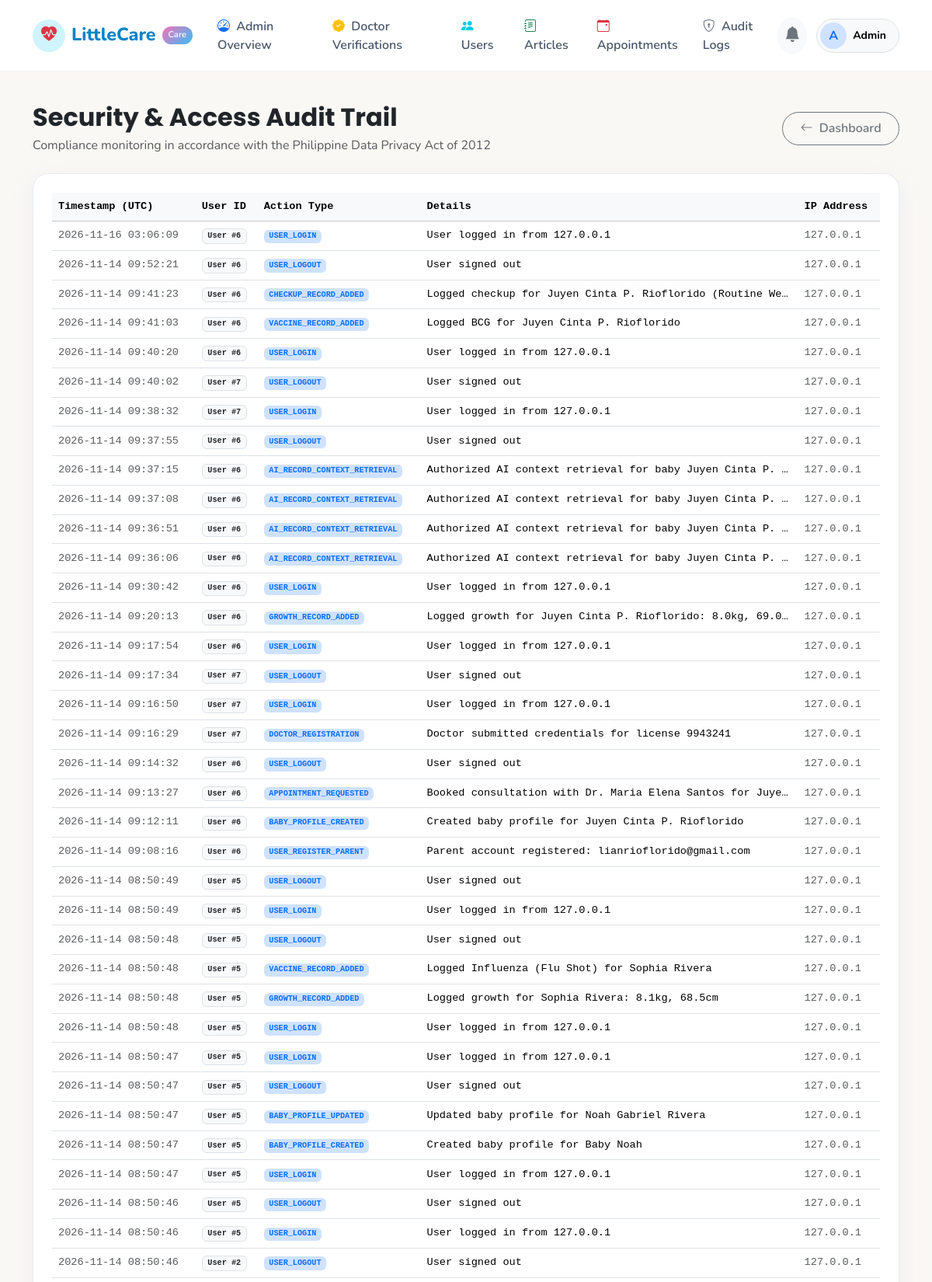
Screenshot of /admin/audit-logs (signed in, upper part) with the database file from the repository.
### app/models/user.py (models this page shows, shortened)
class User(UserMixin, db.Model):
    __tablename__ = 'users'
    id = db.Column(db.Integer, primary_key=True)
    email = db.Column(db.String(120), unique=True, nullable=False, index=True)
    password_hash = db.Column(db.String(256), nullable=False)
    first_name = db.Column(db.String(60), nullable=False)
    last_name = db.Column(db.String(60), nullable=False)
    role = db.Column(db.String(20), nullable=False, default='parent')  # 'parent', 'doctor', 'admin'
    phone = db.Column(db.String(30), nullable=True)
    profile_image = db.Column(db.String(255), default='default-avatar.png')
    is_active = db.Column(db.Boolean, default=True)
    created_at = db.Column(db.DateTime, default=datetime.utcnow)
    updated_at = db.Column(db.DateTime, default=datetime.utcnow, onupdate=datetime.utcnow)
    baby_profiles = db.relationship('BabyProfile', backref='parent', lazy='dynamic', cascade='all, delete-orphan')
    doctor_profile = db.relationship('DoctorProfile', backref='user', uselist=False, cascade='all, delete-orphan')
    parent_appointments = db.relationship('Appointment', backref='parent', foreign_keys='Appointment.parent_id', lazy='dynamic')
    ai_conversations = db.relationship('AIConversation', backref='parent', lazy='dynamic', cascade='all, delete-orphan')
    notifications = db.relationship('Notification', backref='user', lazy='dynamic', cascade='all, delete-orphan')
    audit_logs = db.relationship('AuditLog', backref='user', lazy='dynamic')
    @property
    def full_name(self):
        return f"{self.first_name} {self.last_name}"
    @property
    def is_parent(self):
        return self.role == 'parent'
    @property
    def is_doctor(self):
        return self.role == 'doctor'
    @property
    def is_admin(self):
        return self.role == 'admin'
    def unread_notifications_count(self):
        from app.models.notification import Notification
        return Notification.query.filter_by(user_id=self.id, is_read=False).count()

### app/models/permission_audit.py (models this page shows, shortened)
class AuditLog(db.Model):
    __tablename__ = 'audit_logs'
    id = db.Column(db.Integer, primary_key=True)
    user_id = db.Column(db.Integer, db.ForeignKey('users.id', ondelete='SET NULL'), nullable=True, index=True)
    action = db.Column(db.String(120), nullable=False, index=True)
    details = db.Column(db.Text, nullable=True)
    ip_address = db.Column(db.String(60), nullable=True)
    timestamp = db.Column(db.DateTime, default=datetime.utcnow, index=True)

### app/routes/admin.py (the view)
@admin_bp.route('/audit-logs')
@login_required
@admin_required
def audit_logs():
    logs = AuditLog.query.order_by(AuditLog.timestamp.desc()).limit(100).all()
    return render_template('admin/audit_logs.html', logs=logs)

### app/models/user.py (called while the page is built)
@login_manager.user_loader
def load_user(user_id):
    return User.query.get(int(user_id))

### app/utils.py (called while the page is built, shortened)
def role_required(*roles):
    def decorator(f):
        @wraps(f)
        def decorated_function(*args, **kwargs):
            if not current_user.is_authenticated:
                return redirect(url_for('auth.login'))
            return f(*args, **kwargs)
        return decorated_function
    return decorator

### app/templates/admin/audit_logs.html (shortened to what this page needs)
{% extends "base.html" %}
{% block content %}
<div class="container py-4">
    <div class="d-flex justify-content-between align-items-center mb-4">
        <div>
            <h2 class="fw-bold text-dark mb-1">Security & Access Audit Trail</h2>
            <p class="text-muted mb-0">Compliance monitoring in accordance with the Philippine Data Privacy Act of 2012</p>
        </div>
        <a href="{{ url_for('admin.dashboard') }}" class="btn btn-outline-secondary btn-rounded">
            <i class="bi bi-arrow-left me-1"></i> Dashboard
        </a>
    </div>
    <div class="lc-card p-4">
        {% if logs %}
            <div class="table-responsive">
                <table class="table table-hover align-middle mb-0 font-monospace" style="font-size: 0.85rem;">
                    <thead class="table-light">
                        <tr>
                            <th>Timestamp (UTC)</th>
                            <th>User ID</th>
                            <th>Action Type</th>
                            <th>Details</th>
                            <th>IP Address</th>
                        </tr>
                    </thead>
                    <tbody>
                        {% for l in logs %}
                            <tr>
                                <td class="text-muted">{{ l.timestamp.strftime('%Y-%m-%d %H:%M:%S') }}</td>
                                <td>
                                    {% if l.user_id %}
                                        <span class="badge bg-light text-dark border">User #{{ l.user_id }}</span>
                                    {% else %}
                                        <span class="badge bg-secondary-subtle text-secondary">System/Guest</span>
                                    {% endif %}
                                </td>
                                <td><span class="badge bg-primary-subtle text-primary">{{ l.action }}</span></td>
                                <td class="text-truncate" style="max-width: 450px;">{{ l.details or '-' }}</td>
                                <td class="text-muted">{{ l.ip_address or 'Localhost' }}</td>
                            </tr>
                        {% endfor %}
                    </tbody>
                </table>
            </div>
        {% else %}
            <div class="text-center py-5 text-muted small">No audit logs recorded yet.</div>
        {% endif %}
    </div>
</div>
{% endblock %}

### app/templates/components/navbar.html (shortened to what this page needs)
<nav class="navbar navbar-expand-lg navbar-littlecare">
    <div class="container">
        <a class="navbar-brand" href="{{ url_for('main.index') }}">
            <span class="rounded-circle bg-info-subtle p-2 d-inline-flex align-items-center justify-content-center text-primary" style="width: 42px; height: 42px;">
                <i class="bi bi-heart-pulse-fill text-danger fs-5"></i>
            </span>
            <span>LittleCare</span>
            <span class="brand-badge">Care</span>
        </a>
        <div class="collapse navbar-collapse" id="littleCareNav">
            <ul class="navbar-nav me-auto mb-2 mb-lg-0 align-items-lg-center">
                {% if not current_user.is_authenticated %}
                    <li class="nav-item"><a class="nav-link" href="{{ url_for('main.index') }}">Home</a></li>
                    <li class="nav-item"><a class="nav-link" href="{{ url_for('main.about') }}">About Us</a></li>
                    <li class="nav-item"><a class="nav-link" href="{{ url_for('main.services') }}">Healthcare Services</a></li>
                    <li class="nav-item"><a class="nav-link" href="{{ url_for('articles.index') }}">Health Library</a></li>
                    <li class="nav-item"><a class="nav-link" href="{{ url_for('doctors.directory') }}">Doctors</a></li>
                    <li class="nav-item"><a class="nav-link" href="{{ url_for('main.contact') }}">Contact</a></li>
                {% elif current_user.is_admin %}
                    <li class="nav-item"><a class="nav-link" href="{{ url_for('admin.dashboard') }}"><i class="bi bi-speedometer me-1 text-primary"></i> Admin Overview</a></li>
                    <li class="nav-item"><a class="nav-link" href="{{ url_for('admin.doctors') }}"><i class="bi bi-patch-check-fill me-1 text-warning"></i> Doctor Verifications</a></li>
                    <li class="nav-item"><a class="nav-link" href="{{ url_for('admin.users') }}"><i class="bi bi-people-fill me-1 text-info"></i> Users</a></li>
                    <li class="nav-item"><a class="nav-link" href="{{ url_for('admin.articles') }}"><i class="bi bi-journal-text me-1 text-success"></i> Articles</a></li>
                    <li class="nav-item"><a class="nav-link" href="{{ url_for('admin.appointments') }}"><i class="bi bi-calendar-event me-1 text-danger"></i> Appointments</a></li>
                    <li class="nav-item"><a class="nav-link" href="{{ url_for('admin.audit_logs') }}"><i class="bi bi-shield-lock me-1 text-secondary"></i> Audit Logs</a></li>
                {% endif %}
            </ul>
            <div class="d-flex align-items-center gap-2">
                {% if not current_user.is_authenticated %}
                    <a href="{{ url_for('auth.login') }}" class="btn btn-outline-primary btn-rounded px-3">Sign In</a>
                    <div class="dropdown">
                        <button class="btn btn-lc-primary btn-rounded px-3 dropdown-toggle" type="button" data-bs-toggle="dropdown">
                            Get Started
                        </button>
                        <ul class="dropdown-menu dropdown-menu-end border-0 shadow-sm rounded-4">
                            <li><a class="dropdown-item py-2" href="{{ url_for('auth.register') }}"><i class="bi bi-person-heart text-danger me-2"></i> Register as Parent</a></li>
                            <li><a class="dropdown-item py-2" href="{{ url_for('auth.register_doctor') }}"><i class="bi bi-hospital text-primary me-2"></i> Join as Doctor</a></li>
                        </ul>
                    </div>
                {% else %}
                    <a href="{{ url_for('notifications.index') }}" class="btn btn-light rounded-circle position-relative p-2" title="Notifications">
                        <i class="bi bi-bell-fill text-secondary fs-5"></i>
                    </a>
                    <div class="dropdown ms-1">
                        <button class="btn btn-light rounded-pill p-1 pe-3 d-flex align-items-center gap-2 border" type="button" data-bs-toggle="dropdown">
                            <span class="rounded-circle bg-primary-subtle text-primary fw-bold d-inline-flex align-items-center justify-content-center" style="width: 34px; height: 34px;">
                                {{ current_user.first_name[0] }}
                            </span>
                            <span class="small fw-bold d-none d-sm-inline">{{ current_user.first_name }}</span>
                        </button>
                    </div>
                {% endif %}
            </div>
        </div>
    </div>
</nav>

### app/static/css/custom.css (style rules this page uses)
:root { --primary-pink: #f472b6; --primary-pink-soft: #fce7f3; --primary-pink-hover: #ec4899; --primary-blue: #38bdf8; --primary-blue-soft: #e0f2fe; --primary-blue-hover: #0284c7; --primary-mint: #34d399; --primary-mint-soft: #e6f9f0; --primary-mint-hover: #059669; --primary-yellow: #fbbf24; --primary-yellow-soft: #fef3c7; --bg-cream: #faf8f5; --bg-white: #ffffff; --text-dark: #1e293b; --text-muted: #64748b; --border-soft: #f1f5f9; --card-radius: 20px; --btn-radius: 50px; --shadow-soft: 0 10px 30px rgba(148, 163, 184, 0.12); --shadow-hover: 0 15px 35px rgba(148, 163, 184, 0.2); }
body { font-family: 'Nunito', 'Segoe UI', system-ui, -apple-system, sans-serif; background-color: var(--bg-cream); color: var(--text-dark); min-height: 100vh; display: flex; flex-direction: column; }
h1, h2, h3, h4, h5, h6 { font-family: 'Poppins', 'Nunito', sans-serif; font-weight: 700; color: #1e293b; }
.navbar-littlecare { background: rgba(255, 255, 255, 0.95); backdrop-filter: blur(12px); border-bottom: 1px solid rgba(241, 245, 249, 0.9); padding: 0.85rem 0; position: sticky; top: 0; z-index: 1040; }
.navbar-brand { font-weight: 800; font-size: 1.45rem; color: #0284c7 !important; display: flex; align-items: center; gap: 0.5rem; }
.brand-badge { background: linear-gradient(135deg, var(--primary-pink) 0%, var(--primary-blue) 100%); color: white; font-size: 0.7rem; padding: 0.2rem 0.5rem; border-radius: 20px; font-weight: 600; }
.nav-link { font-weight: 600; color: #475569 !important; padding: 0.5rem 1rem !important; border-radius: 25px; transition: all 0.2s ease-in-out; }
.lc-card { background: var(--bg-white); border-radius: var(--card-radius); border: 1px solid rgba(226, 232, 240, 0.8); box-shadow: var(--shadow-soft); transition: transform 0.2s ease, box-shadow 0.2s ease; overflow: hidden; }
.btn-rounded { border-radius: var(--btn-radius); padding: 0.55rem 1.4rem; font-weight: 600; transition: all 0.25s ease; }

### rows the page displays
User: first_name "A", first_name "Admin"
AuditLog: timestamp "2026-11-16 03:06:09", user_id "6", action "USER_LOGIN", details "User logged in from 127.0.0.1", ip_address "127.0.0.1"
AuditLog: timestamp "2026-11-14 09:52:21", user_id "6", action "USER_LOGOUT", details "User signed out", ip_address "127.0.0.1"
AuditLog: timestamp "2026-11-14 09:41:23", user_id "6", action "CHECKUP_RECORD_ADDED", details "Logged checkup for Juyen Cinta P. Rioflorido (Routine We…", ip_address "127.0.0.1"
AuditLog: timestamp "2026-11-14 09:41:03", user_id "6", action "VACCINE_RECORD_ADDED", details "Logged BCG for Juyen Cinta P. Rioflorido", ip_address "127.0.0.1"
AuditLog: timestamp "2026-11-14 09:40:20", user_id "6", action "USER_LOGIN", details "User logged in from 127.0.0.1", ip_address "127.0.0.1"
AuditLog: timestamp "2026-11-14 09:40:02", user_id "7", action "USER_LOGOUT", details "User signed out", ip_address "127.0.0.1"
AuditLog: timestamp "2026-11-14 09:38:32", user_id "7", action "USER_LOGIN", details "User logged in from 127.0.0.1", ip_address "127.0.0.1"
AuditLog: timestamp "2026-11-14 09:37:55", user_id "6", action "USER_LOGOUT", details "User signed out", ip_address "127.0.0.1"
AuditLog: timestamp "2026-11-14 09:37:15", user_id "6", action "AI_RECORD_CONTEXT_RETRIEVAL", details "Authorized AI context retrieval for baby Juyen Cinta P.…", ip_address "127.0.0.1"
AuditLog: timestamp "2026-11-14 09:37:08", user_id "6", action "AI_RECORD_CONTEXT_RETRIEVAL", details "Authorized AI context retrieval for baby Juyen Cinta P.…", ip_address "127.0.0.1"
AuditLog: timestamp "2026-11-14 09:36:51", user_id "6", action "AI_RECORD_CONTEXT_RETRIEVAL", details "Authorized AI context retrieval for baby Juyen Cinta P.…", ip_address "127.0.0.1"
AuditLog: timestamp "2026-11-14 09:36:06", user_id "6", action "AI_RECORD_CONTEXT_RETRIEVAL", details "Authorized AI context retrieval for baby Juyen Cinta P.…", ip_address "127.0.0.1"
AuditLog: timestamp "2026-11-14 09:30:42", user_id "6", action "USER_LOGIN", details "User logged in from 127.0.0.1", ip_address "127.0.0.1"
AuditLog: timestamp "2026-11-14 09:20:13", user_id "6", action "GROWTH_RECORD_ADDED", details "Logged growth for Juyen Cinta P. Rioflorido: 8.0kg, 69.0…", ip_address "127.0.0.1"
AuditLog: timestamp "2026-11-14 09:17:54", user_id "6", action "USER_LOGIN", details "User logged in from 127.0.0.1", ip_address "127.0.0.1"
AuditLog: timestamp "2026-11-14 09:17:34", user_id "7", action "USER_LOGOUT", details "User signed out", ip_address "127.0.0.1"
AuditLog: timestamp "2026-11-14 09:16:50", user_id "7", action "USER_LOGIN", details "User logged in from 127.0.0.1", ip_address "127.0.0.1"
AuditLog: timestamp "2026-11-14 09:16:29", user_id "7", action "DOCTOR_REGISTRATION", details "Doctor submitted credentials for license 9943241", ip_address "127.0.0.1"
AuditLog: timestamp "2026-11-14 09:14:32", user_id "6", action "USER_LOGOUT", details "User signed out", ip_address "127.0.0.1"
AuditLog: timestamp "2026-11-14 09:13:27", user_id "6", action "APPOINTMENT_REQUESTED", details "Booked consultation with Dr. Maria Elena Santos for Juye…", ip_address "127.0.0.1"
AuditLog: timestamp "2026-11-14 09:12:11", user_id "6", action "BABY_PROFILE_CREATED", details "Created baby profile for Juyen Cinta P. Rioflorido", ip_address "127.0.0.1"
AuditLog: timestamp "2026-11-14 09:08:16", user_id "6", action "USER_REGISTER_PARENT", details "Parent account registered: lianrioflorido@gmail.com", ip_address "127.0.0.1"
AuditLog: timestamp "2026-11-14 08:50:49", user_id "5", action "USER_LOGOUT", details "User signed out", ip_address "127.0.0.1"
AuditLog: timestamp "2026-11-14 08:50:49", user_id "5", action "USER_LOGIN", details "User logged in from 127.0.0.1", ip_address "127.0.0.1"
AuditLog: timestamp "2026-11-14 08:50:48", user_id "5", action "USER_LOGOUT", details "User signed out", ip_address "127.0.0.1"
AuditLog: timestamp "2026-11-14 08:50:48", user_id "5", action "VACCINE_RECORD_ADDED", details "Logged Influenza (Flu Shot) for Sophia Rivera", ip_address "127.0.0.1"
AuditLog: timestamp "2026-11-14 08:50:48", user_id "5", action "GROWTH_RECORD_ADDED", details "Logged growth for Sophia Rivera: 8.1kg, 68.5cm", ip_address "127.0.0.1"
AuditLog: timestamp "2026-11-14 08:50:48", user_id "5", action "USER_LOGIN", details "User logged in from 127.0.0.1", ip_address "127.0.0.1"
AuditLog: timestamp "2026-11-14 08:50:47", user_id "5", action "USER_LOGIN", details "User logged in from 127.0.0.1", ip_address "127.0.0.1"
AuditLog: timestamp "2026-11-14 08:50:47", user_id "5", action "USER_LOGOUT", details "User signed out", ip_address "127.0.0.1"
AuditLog: timestamp "2026-11-14 08:50:47", user_id "5", action "BABY_PROFILE_UPDATED", details "Updated baby profile for Noah Gabriel Rivera", ip_address "127.0.0.1"
AuditLog: timestamp "2026-11-14 08:50:47", user_id "5", action "BABY_PROFILE_CREATED", details "Created baby profile for Baby Noah", ip_address "127.0.0.1"
AuditLog: timestamp "2026-11-14 08:50:47", user_id "5", action "USER_LOGIN", details "User logged in from 127.0.0.1", ip_address "127.0.0.1"
AuditLog: timestamp "2026-11-14 08:50:46", user_id "5", action "USER_LOGOUT", details "User signed out", ip_address "127.0.0.1"
AuditLog: timestamp "2026-11-14 08:50:46", user_id "5", action "USER_LOGIN", details "User logged in from 127.0.0.1", ip_address "127.0.0.1"
AuditLog: timestamp "2026-11-14 08:50:46", user_id "2", action "USER_LOGOUT", details "User signed out", ip_address "127.0.0.1"
